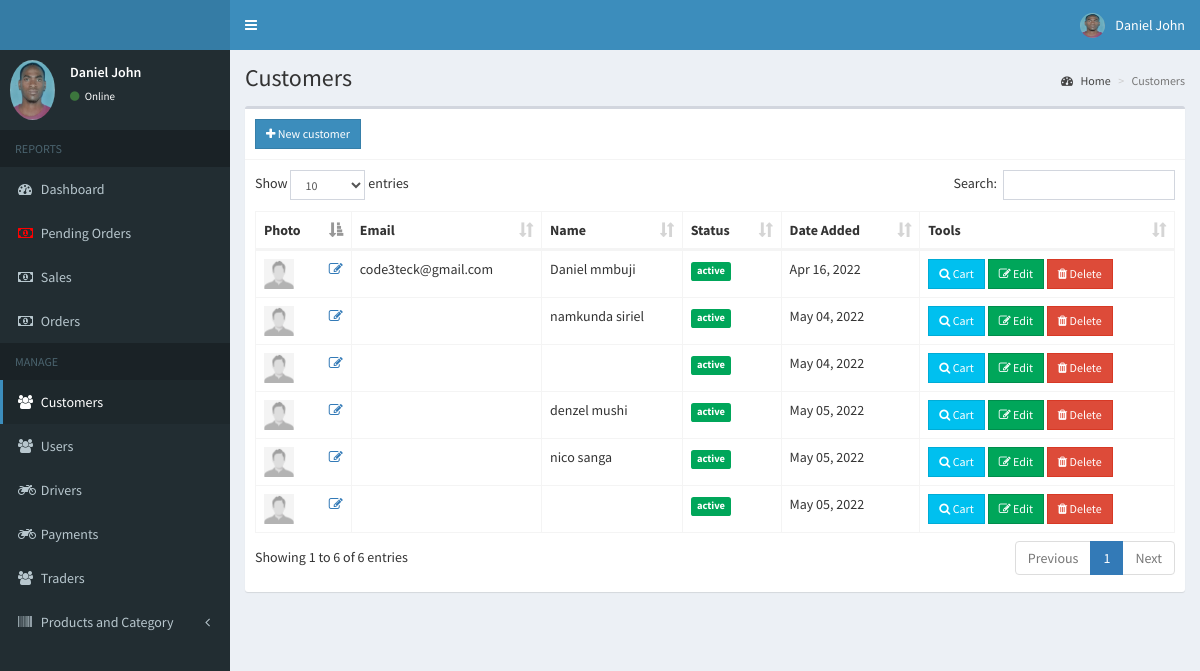
The page /admin/users.php (signed in) on the database its author committed.
### tables this page shows
CREATE TABLE IF NOT EXISTS `users` (
  `id` int(11) NOT NULL AUTO_INCREMENT,
  `email` varchar(200) DEFAULT NULL,
  `password` varchar(60) DEFAULT NULL,
  `type` int(1) DEFAULT NULL,
  `firstname` varchar(50) DEFAULT NULL,
  `lastname` varchar(50) DEFAULT NULL,
  `address` text,
  `contact_info` varchar(100) DEFAULT NULL,
  `photo` varchar(200) DEFAULT NULL,
  `status` int(1) DEFAULT NULL,
  `activate_code` varchar(15) DEFAULT NULL,
  `reset_code` varchar(15) DEFAULT NULL,
  `created_on` date NOT NULL,
  PRIMARY KEY (`id`)
);

CREATE TABLE IF NOT EXISTS `sales` (
  `id` int(11) NOT NULL AUTO_INCREMENT,
  `user_id` int(11) NOT NULL,
  `pay_id` varchar(50) DEFAULT NULL,
  `delivery_status` varchar(15) DEFAULT NULL,
  `sales_date` date NOT NULL,
  PRIMARY KEY (`id`)
);

### admin/includes/session.php (called while the page is built, shortened)
<?php
	include '../includes/conn.php';
	$conn = $pdo->open();
	$stmt = $conn->prepare("SELECT * FROM users WHERE id=:id");
	$stmt->execute(['id'=>$_SESSION['admin']]);
	$admin = $stmt->fetch();
?>

### admin/users.php (the view, shortened to what this page needs)
<?php include 'includes/session.php'; ?>
<?php include 'includes/header.php'; ?>
<body class="hold-transition skin-blue sidebar-mini">
<div class="wrapper">
  <?php include 'includes/navbar.php'; ?>
  <?php include 'includes/menubar.php'; ?>
  <div class="content-wrapper">
    <section class="content-header">
      <h1>
        Customers
      </h1>
      <ol class="breadcrumb">
        <li><a href="#"><i class="fa fa-dashboard"></i> Home</a></li>
        <li class="active">Customers</li>
      </ol>
    </section>
    <section class="content">
      <div class="row">
        <div class="col-xs-12">
          <div class="box">
            <div class="box-header with-border">
              <a href="#addnew" data-toggle="modal" class="btn btn-primary btn-sm btn-flat"><i class="fa fa-plus"></i> New customer</a>
            </div>
            <div class="box-body">
              <table id="example1" class="table table-bordered">
                <thead>
                  <th>Photo</th>
                  <th>Email</th>
                  <th>Name</th>
                  <th>Status</th>
                  <th>Date Added</th>
                  <th>Tools</th>
                </thead>
                <tbody>
                  <?php
                    $conn = $pdo->open();
                    try{
                      $stmt = $conn->prepare("SELECT * FROM users WHERE type=:type");
                      $stmt->execute(['type'=>0]);
                      foreach($stmt as $row){
                        $image = (!empty($row['photo'])) ? '../images/'.$row['photo'] : '../images/profile.jpg';
                        $status = ($row['status']) ? '<span class="label label-success">active</span>' : '<span class="label label-danger">not verified</span>';
                        $active = (!$row['status']) ? '<span class="pull-right"><a href="#activate" class="status" data-toggle="modal" data-id="'.$row['id'].'"><i class="fa fa-check-square-o"></i></a></span>' : '';
                        echo "
                          <tr>
                            <td>
                              <img src='".$image."' height='30px' width='30px'>
                              <span class='pull-right'><a href='#edit_photo' class='photo' data-toggle='modal' data-id='".$row['id']."'><i class='fa fa-edit'></i></a></span>
                            </td>
                            <td>".$row['email']."</td>
                            <td>".$row['firstname'].' '.$row['lastname']."</td>
                            <td>
                              ".$status."
                              ".$active."
                            </td>
                            <td>".date('M d, Y', strtotime($row['created_on']))."</td>
                            <td>
                              <a href='cart.php?user=".$row['id']."' class='btn btn-info btn-sm btn-flat'><i class='fa fa-search'></i> Cart</a>
                              <button class='btn btn-success btn-sm edit btn-flat' data-id='".$row['id']."'><i class='fa fa-edit'></i> Edit</button>
                              <button class='btn btn-danger btn-sm delete btn-flat' data-id='".$row['id']."'><i class='fa fa-trash'></i> Delete</button>
                            </td>
                          </tr>
                        ";
                      }
                    }
                    catch(PDOException $e){
                      echo $e->getMessage();
                    }
                  ?>
                </tbody>
              </table>
            </div>
          </div>
        </div>
      </div>
    </section>
  </div>
</div>
</body>
</html>

### admin/includes/navbar.php (shortened to what this page needs)
<header class="main-header">
  <a href="#" class="logo">
  </a>
  <nav class="navbar navbar-static-top">
    <a href="#" class="sidebar-toggle" data-toggle="push-menu" role="button">
    </a>
    <div class="navbar-custom-menu">
      <ul class="nav navbar-nav">
        <li class="dropdown user user-menu">
          <a href="#" class="dropdown-toggle" data-toggle="dropdown">
            <img src="<?php echo (!empty($admin['photo'])) ? '../images/'.$admin['photo'] : '../images/profile.jpg'; ?>" class="user-image" alt="User Image">
            <span class="hidden-xs"><?php echo $admin['firstname'].' '.$admin['lastname']; ?></span>
          </a>
        </li>
      </ul>
    </div>
  </nav>
</header>

### admin/includes/menubar.php (shortened to what this page needs)
<aside class="main-sidebar">
  <section class="sidebar">
    <div class="user-panel">
      <div class="pull-left image">
        <img src="<?php echo (!empty($admin['photo'])) ? '../images/'.$admin['photo'] : '../images/profile.jpg'; ?>" class="img-circle" alt="User Image">
      </div>
      <div class="pull-left info">
        <p><?php echo $admin['firstname'].' '.$admin['lastname']; ?></p>
        <a><i class="fa fa-circle text-success"></i> Online</a>
      </div>
    </div>
    <ul class="sidebar-menu" data-widget="tree">
      <li class="header">REPORTS</li>
      <li><a href="home.php"><i class="fa fa-dashboard"></i> <span>Dashboard</span></a></li>
      <li><a href="sales3.php">
      <?php
                    $conn = $pdo->open();
                      $stmt = $conn->prepare("SELECT *, sales.id AS salesid FROM sales LEFT JOIN users ON users.id=sales.user_id ORDER BY salesid DESC");
                      $stmt->execute();
                        while($row=$stmt->fetch()):
                          $stat1='Pending';
                          $stat=$row['delivery_status'];
                          if( $stat== $stat1){
      ?>
      <i class='fa fa-money blink_text'></i>
      <?php }
      else{
        ?><i class='fa fa-money'></i>  <?php
      ;}
       break;
      ?><?php endwhile; ?>
      <span>Pending Orders</span></a></li>
      <li><a href="sales.php"><i class="fa fa-money"></i> <span>Sales</span></a></li>
      <li><a href="sales2.php"><i class="fa fa-money"></i> <span>Orders</span></a></li>
      <li class="header">MANAGE</li>
      <li><a href="users.php"><i class="fa fa-users"></i> <span>Customers</span></a></li>
      <li><a href="users1.php"><i class="fa fa-users"></i> <span>Users</span></a></li>
      <li><a href="drivers.php"><i class="fa fa-motorcycle"></i> <span>Drivers</span></a></li>
      <li><a href="payment.php"><i class="fa fa-motorcycle"></i> <span>Payments</span></a></li>
      <li><a href="trader.php"><i class="fa fa-users"></i> <span>Traders</span></a></li>
      <li class="treeview">
        <a href="#">
          <i class="fa fa-barcode"></i>
          <span>Products and Category</span>
          <span class="pull-right-container">
            <i class="fa fa-angle-left pull-right"></i>
          </span>
        </a>
      </li>
    </ul>
  </section>
</aside>

### admin/includes/menubar.php (style rules this page uses)
.blink_text { animation:1s blinker linear infinite; -webkit-animation:1s blinker linear infinite; -moz-animation:1s blinker linear infinite; color: red; }

### rows shown on the page
users: photo (picture), firstname "Daniel", lastname "John"
sales: delivery_status "Pending" (drawn)
users: email "code3teck@gmail.com", firstname "Daniel", lastname "mmbuji", status "active", created_on "Apr 16, 2022"
users: firstname "namkunda", lastname "siriel", status "active", created_on "May 04, 2022"
users: status "active", created_on "May 04, 2022"
users: firstname "denzel", lastname "mushi", status "active", created_on "May 05, 2022"
users: firstname "nico", lastname "sanga", status "active", created_on "May 05, 2022"
users: status "active", created_on "May 05, 2022"
